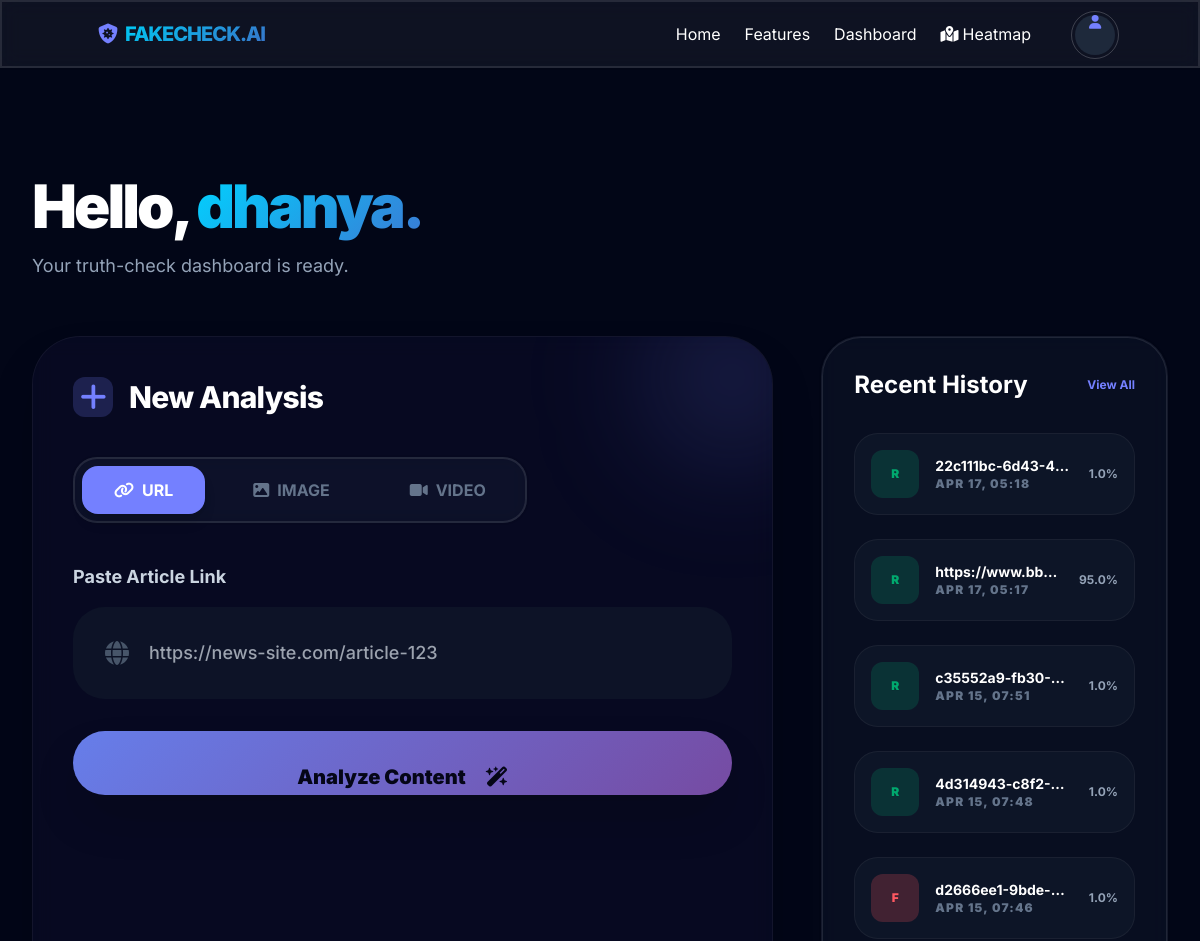
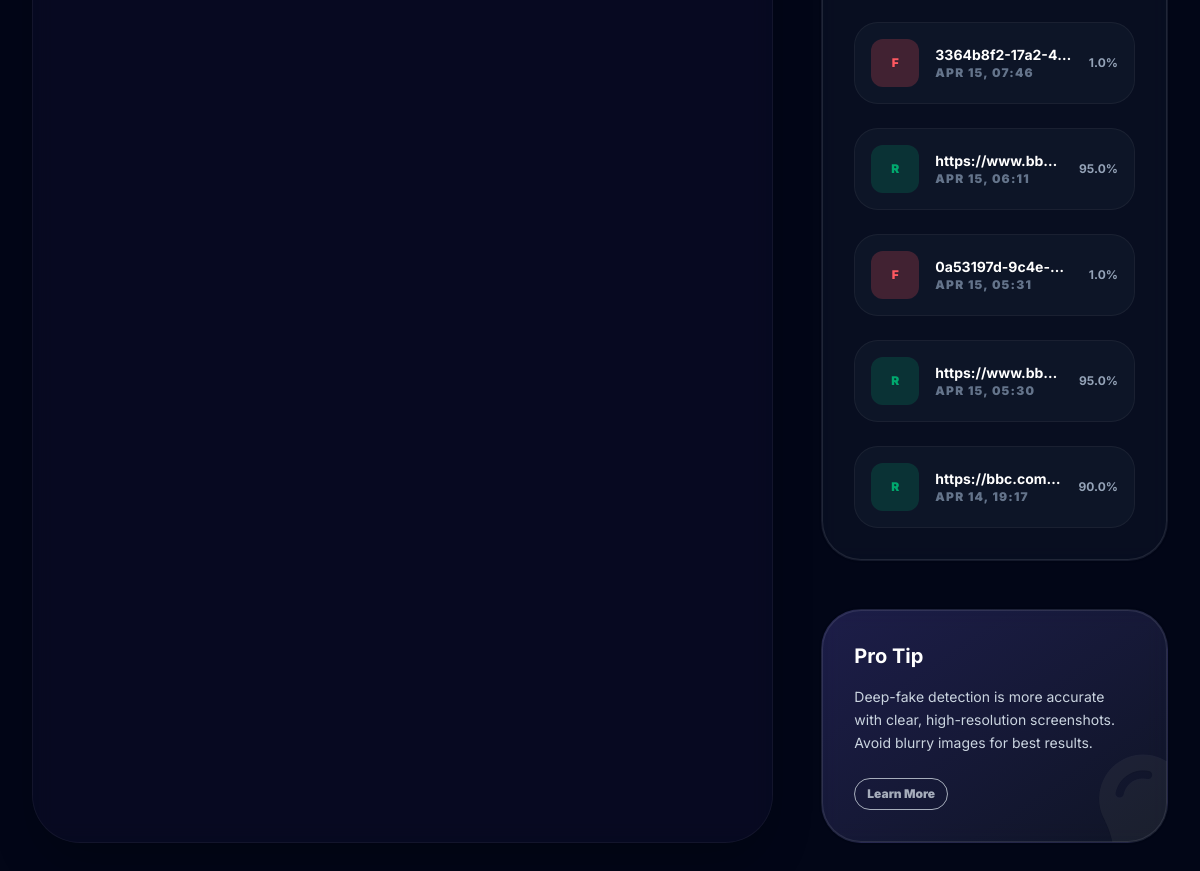
The app's page /dashboard (signed in) with its own data (2 pictures, top to bottom).
### models/models.py (models this page shows)
class User(db.Model, UserMixin):
    id = db.Column(db.Integer, primary_key=True)
    name = db.Column(db.String(100), nullable=False)
    email = db.Column(db.String(120), unique=True, nullable=False)
    password = db.Column(db.String(200), nullable=False)
    phone = db.Column(db.String(20), nullable=True)
    role = db.Column(db.String(20), default='user') # user or admin
    analyses = db.relationship('Analysis', backref='user', lazy=True)

class Analysis(db.Model):
    id = db.Column(db.Integer, primary_key=True)
    user_id = db.Column(db.Integer, db.ForeignKey('user.id'), nullable=False)
    input_type = db.Column(db.String(50), nullable=False) # url, image, video
    input_content = db.Column(db.String(500), nullable=False) # URL or Filename
    result = db.Column(db.String(10), nullable=False) # FAKE or REAL
    confidence = db.Column(db.Float, nullable=False)
    virality = db.Column(db.Float, nullable=False)
    explanation = db.Column(db.Text, nullable=False)
    timestamp = db.Column(db.DateTime, default=datetime.utcnow)
    country      = db.Column(db.String(100), default='Unknown')
    country_code = db.Column(db.String(10),  default='UN')
    city         = db.Column(db.String(100), default='Unknown')
    latitude     = db.Column(db.Float,       default=0.0)
    longitude    = db.Column(db.Float,       default=0.0)
    spread_nodes = db.relationship('SpreadNode', backref='analysis', lazy=True)

### routes/user_dashboard.py (the view)
@user_bp.route('/dashboard')
@login_required
def dashboard():
    history = Analysis.query.filter_by(user_id=current_user.id).order_by(Analysis.timestamp.desc()).limit(10).all()
    return render_template('user/dashboard.html', user=current_user, history=history)

### app.py (called while the page is built)
@login_manager.user_loader
def load_user(user_id):
    return User.query.get(int(user_id))

### templates/user/dashboard.html (shortened to what this page needs)
{% extends 'layout.html' %}
{% block content %}
<main class="max-w-7xl mx-auto py-10 px-8 lg:mt-10" x-data="{ activeTab: 'url' }">
    <div class="mb-14">
        <h1 class="text-4xl lg:text-6xl font-black mb-4 tracking-tighter">Hello, <span class="gradient-text">{{ current_user.name.split(' ')[0] }}.</span></h1>
        <p class="text-slate-400 text-lg">Your truth-check dashboard is ready.</p>
    </div>
    <div class="grid grid-cols-1 lg:grid-cols-3 gap-12">
        <div class="lg:col-span-2">
            <div class="bg-indigo-950/20 glass p-10 rounded-[3rem] border border-white/5 shadow-2xl relative overflow-hidden h-full">
                <div class="absolute -top-10 -right-10 w-40 h-40 bg-primary/20 rounded-full blur-3xl"></div>
                <h2 class="text-3xl font-extrabold mb-10 tracking-tight flex items-center gap-4">
                    <div class="w-10 h-10 bg-primary/20 rounded-xl flex items-center justify-center text-primary">
                        <i class="fa-solid fa-plus"></i>
                    </div>
                    New Analysis
                </h2>
                <div class="flex gap-4 mb-10 p-2 bg-slate-900/60 rounded-3xl glass max-w-fit">
                    <button @click="activeTab = 'url'" :class="activeTab === 'url' ? 'bg-primary text-white shadow-lg' : 'text-slate-500 hover:text-white'" class="px-8 py-3 rounded-2xl font-bold transition-all flex items-center gap-2">
                        <i class="fa-solid fa-link"></i> URL
                    </button>
                    <button @click="activeTab = 'image'" :class="activeTab === 'image' ? 'bg-secondary text-white shadow-lg' : 'text-slate-500 hover:text-white'" class="px-8 py-3 rounded-2xl font-bold transition-all flex items-center gap-2">
                        <i class="fa-solid fa-image"></i> IMAGE
                    </button>
                    <button @click="activeTab = 'video'" :class="activeTab === 'video' ? 'bg-accent text-white shadow-lg' : 'text-slate-500 hover:text-white'" class="px-8 py-3 rounded-2xl font-bold transition-all flex items-center gap-2">
                        <i class="fa-solid fa-video"></i> VIDEO
                    </button>
                </div>
                <div class="transition-all duration-500">
                    <form action="{{ url_for('user.analyze') }}" method="POST" enctype="multipart/form-data" class="space-y-8">
                        <div x-show="activeTab === 'url'" x-transition class="space-y-4">
                            <label class="text-lg font-bold text-slate-300 block">Paste Article Link</label>
                            <div class="flex items-center bg-slate-900/80 rounded-[2rem] px-8 py-2 focus-within:ring-4 focus-within:ring-primary/20 transition group">
                                <i class="fa-solid fa-globe text-2xl text-slate-600 mr-5 group-focus-within:text-primary"></i>
                                <input type="url" name="url" placeholder="https://news-site.com/article-123" class="bg-transparent w-full py-6 outline-none text-lg font-medium" />
                            </div>
                        </div>
                        <button type="submit" class="btn btn-primary btn-block rounded-full py-8 neon-gradient border-none text-xl font-black shadow-2xl shadow-primary/30 hover:scale-[1.01] transition-all">
                            Analyze Content <i class="fa-solid fa-wand-magic-sparkles ml-3"></i>
                        </button>
                    </form>
                </div>
            </div>
        </div>
        <div class="lg:col-span-1 space-y-12">
            <div class="bg-slate-900/50 glass p-8 rounded-[2.5rem] border border-white/5">
                <h3 class="text-2xl font-bold mb-8 flex justify-between items-center">
                    Recent History
                    <a href="{{ url_for('user.history') }}" class="text-xs text-primary font-bold hover:underline">View All</a>
                </h3>
                <div class="space-y-6">
                    {% for item in history %}
                    <div class="flex items-center gap-4 bg-slate-800/30 p-4 rounded-3xl border border-white/5 hover:border-white/20 transition-all cursor-pointer">
                        <div class="w-12 h-12 {{ 'bg-error/20 text-error' if item.result == 'FAKE' else 'bg-success/20 text-success' }} rounded-xl flex items-center justify-center font-black text-xs">
                            {{ 'F' if item.result == 'FAKE' else 'R' }}
                        </div>
                        <div class="flex-1 overflow-hidden">
                            <h4 class="font-bold text-sm truncate">{{ item.input_content }}</h4>
                            <p class="text-xs text-slate-500 uppercase font-black tracking-widest">{{ item.timestamp.strftime('%b %d, %H:%M') }}</p>
                        </div>
                        <div class="text-xs font-bold text-slate-400">{{ item.confidence|round }}%</div>
                    </div>
                    {% else %}
                    <div class="text-center py-10">
                        <i class="fa-solid fa-folder-open text-4xl text-slate-700 mb-4 block"></i>
                        <p class="text-slate-500 text-sm">No analysis history yet.</p>
                    </div>
                    {% endfor %}
                </div>
            </div>
            <div class="bg-gradient-to-br from-indigo-900/40 to-slate-900/40 glass p-8 rounded-[2.5rem] border border-white/5 relative overflow-hidden group">
                <div class="relative z-10">
                    <h3 class="text-xl font-bold mb-4">Pro Tip</h3>
                    <p class="text-slate-300 text-sm leading-relaxed mb-6">Deep-fake detection is more accurate with clear, high-resolution screenshots. Avoid blurry images for best results.</p>
                    <a href="#" class="btn btn-outline btn-sm rounded-full text-xs font-black">Learn More</a>
                </div>
                <i class="fa-solid fa-lightbulb absolute -bottom-10 -right-5 text-9xl text-white/5 group-hover:text-primary/10 transition rotate-12"></i>
            </div>
        </div>
    </div>
</main>
{% endblock %}

### templates/layout.html (shortened to what this page needs)
<!DOCTYPE html>
<html lang="en" data-theme="dark">
<head>
    <link href="https://cdn.jsdelivr.net/npm/daisyui@4.4.19/dist/full.min.css" rel="stylesheet" type="text/css" />
    <script src="https://cdn.tailwindcss.com"></script>
    <link rel="stylesheet" href="https://cdnjs.cloudflare.com/ajax/libs/font-awesome/6.5.1/css/all.min.css">
</head>
<body class="min-h-screen bg-slate-950 text-white overflow-x-hidden">
    <div class="navbar glass fixed top-0 z-50 px-4 lg:px-20 border-b border-white/10">
        <div class="flex-1">
            <a href="/" class="btn btn-ghost text-xl font-extrabold tracking-tighter flex items-center gap-2">
                <i class="fa-solid fa-shield-virus text-primary"></i>
                <span class="gradient-text">FAKECHECK.AI</span>
            </a>
        </div>
        <div class="flex-none gap-4">
            <div class="hidden md:flex gap-6 mr-6 items-center">
                <a href="/" class="hover:text-primary transition">Home</a>
                <a href="#features" class="hover:text-primary transition">Features</a>
                {% if current_user.is_authenticated %}
                <a href="{{ url_for('user.dashboard') }}" class="hover:text-primary transition">Dashboard</a>
                <a href="{{ url_for('user.heatmap') }}" class="hover:text-primary transition flex items-center gap-1">
                    <i class="fa-solid fa-map-location-dot"></i> Heatmap
                </a>
                {% endif %}
            </div>
            <div class="flex items-center gap-2">
                {% if current_user.is_authenticated %}
                <div class="dropdown dropdown-end">
                    <div tabindex="0" role="button" class="btn btn-ghost btn-circle avatar border-white/20 border">
                        <div class="w-10 rounded-full bg-slate-800 flex items-center justify-center">
                            <i class="fa-solid fa-user text-primary"></i>
                        </div>
                    </div>
                </div>
                {% else %}
                <a href="{{ url_for('auth.login') }}" class="btn btn-ghost btn-md rounded-full px-8">Login</a>
                <a href="{{ url_for('auth.register') }}" class="btn btn-primary btn-md rounded-full px-8 neon-gradient border-none shadow-lg shadow-primary/20">Sign Up</a>
                {% endif %}
            </div>
        </div>
    </div>
    <div class="pt-24 min-h-screen">
        {% block content %}{% endblock %}
    </div>
</body>
</html>

### templates/layout.html (style rules this page uses)
body { font-family: 'Inter', sans-serif; }
.glass { background: rgba(255, 255, 255, 0.05); backdrop-filter: blur(10px); -webkit-backdrop-filter: blur(10px); border: 1px solid rgba(255, 255, 255, 0.1); }
.neon-gradient { background: linear-gradient(135deg, #667eea 0%, #764ba2 100%); }
.gradient-text { background: linear-gradient(135deg, #00d2ff 0%, #3a7bd5 100%); -webkit-background-clip: text; -webkit-text-fill-color: transparent; }

### records on screen
User: name "dhanya"
Analysis: result "R", input_content "22c111bc-6d43-4…", timestamp "APR 17, 05:18", confidence "1.0"
Analysis: result "R", input_content "https://www.bb…", timestamp "APR 17, 05:17", confidence "95.0"
Analysis: result "R", input_content "c35552a9-fb30-…", timestamp "APR 15, 07:51", confidence "1.0"
Analysis: result "R", input_content "4d314943-c8f2-…", timestamp "APR 15, 07:48", confidence "1.0"
Analysis: result "F", input_content "d2666ee1-9bde-…", timestamp "APR 15, 07:46", confidence "1.0"
Analysis: result "F", input_content "3364b8f2-17a2-4…", timestamp "APR 15, 07:46", confidence "1.0"
Analysis: result "R", input_content "https://www.bb…", timestamp "APR 15, 06:11", confidence "95.0"
Analysis: result "F", input_content "0a53197d-9c4e-…", timestamp "APR 15, 05:31", confidence "1.0"
Analysis: result "R", input_content "https://www.bb…", timestamp "APR 15, 05:30", confidence "95.0"
Analysis: result "R", input_content "https://bbc.com…", timestamp "APR 14, 19:17", confidence "90.0"
